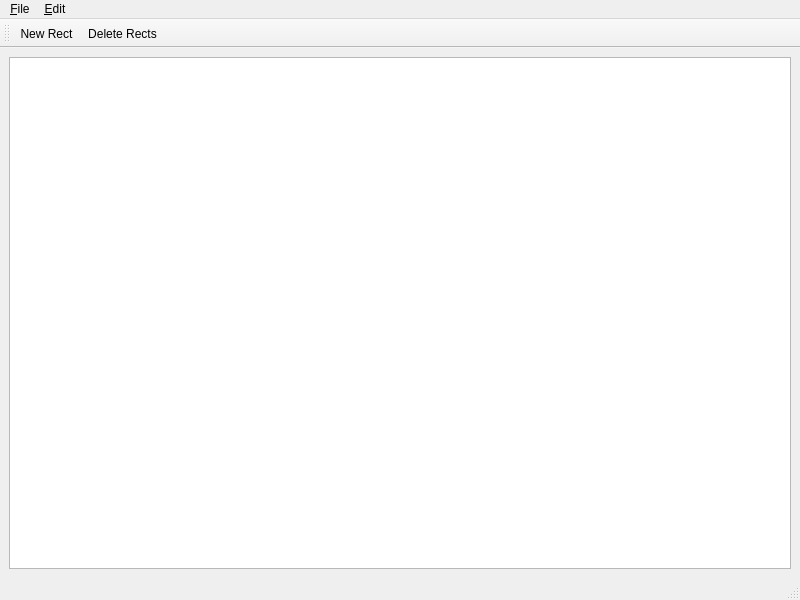
<?xml version="1.0" encoding="UTF-8"?>
<ui version="4.0">
 <class>MainWindow</class>
 <widget class="QMainWindow" name="MainWindow">
  <property name="geometry">
   <rect>
    <x>0</x>
    <y>0</y>
    <width>800</width>
    <height>600</height>
   </rect>
  </property>
  <property name="windowTitle">
   <string>Valhalla Edit</string>
  </property>
  <widget class="QWidget" name="centralwidget">
   <layout class="QHBoxLayout" name="horizontalLayout">
    <item>
     <widget class="QGraphicsView" name="graphicsView">
      <property name="dragMode">
       <enum>QGraphicsView::RubberBandDrag</enum>
      </property>
     </widget>
    </item>
   </layout>
  </widget>
  <widget class="QMenuBar" name="menubar">
   <property name="geometry">
    <rect>
     <x>0</x>
     <y>0</y>
     <width>800</width>
     <height>21</height>
    </rect>
   </property>
   <widget class="QMenu" name="menu_File">
    <property name="title">
     <string>&amp;File</string>
    </property>
    <addaction name="action_Open"/>
    <addaction name="action_Save"/>
   </widget>
   <widget class="QMenu" name="menu_Edit">
    <property name="title">
     <string>&amp;Edit</string>
    </property>
    <addaction name="actionC_ut"/>
    <addaction name="action_Copy"/>
    <addaction name="action_Paste"/>
   </widget>
   <addaction name="menu_File"/>
   <addaction name="menu_Edit"/>
  </widget>
  <widget class="QStatusBar" name="statusbar"/>
  <widget class="QToolBar" name="toolBar">
   <property name="windowTitle">
    <string>toolBar</string>
   </property>
   <attribute name="toolBarArea">
    <enum>TopToolBarArea</enum>
   </attribute>
   <attribute name="toolBarBreak">
    <bool>false</bool>
   </attribute>
   <addaction name="actionNew_Rect"/>
   <addaction name="actionDelete_Rects"/>
  </widget>
  <action name="action_Open">
   <property name="text">
    <string>&amp;Open</string>
   </property>
   <property name="shortcut">
    <string>Ctrl+O</string>
   </property>
  </action>
  <action name="actionC_ut">
   <property name="text">
    <string>C&amp;ut</string>
   </property>
  </action>
  <action name="action_Copy">
   <property name="text">
    <string>&amp;Copy</string>
   </property>
  </action>
  <action name="action_Paste">
   <property name="text">
    <string>&amp;Paste</string>
   </property>
  </action>
  <action name="actionNew_Rect">
   <property name="text">
    <string>New Rect</string>
   </property>
   <property name="toolTip">
    <string>Create new rectangle</string>
   </property>
   <property name="shortcut">
    <string>Ins</string>
   </property>
  </action>
  <action name="actionDelete_Rects">
   <property name="text">
    <string>Delete Rects</string>
   </property>
   <property name="toolTip">
    <string>Delete currently selected rectangle(s)</string>
   </property>
   <property name="shortcut">
    <string>Del</string>
   </property>
  </action>
  <action name="action_Save">
   <property name="text">
    <string>&amp;Save</string>
   </property>
   <property name="shortcut">
    <string>Ctrl+S</string>
   </property>
  </action>
 </widget>
 <resources/>
 <connections/>
</ui>
